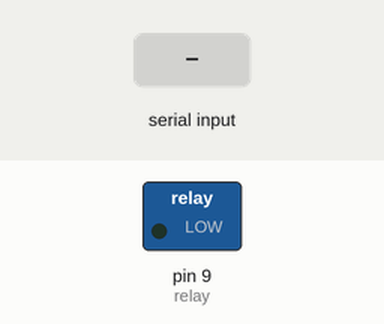
Bench run of a sketch on a simulated Arduino Uno, built with avr-gcc and run on an emulated ATmega328P. Shown: switched loads named in the sketch (green lamp = pin HIGH). Inputs (shaded band) come from the test bench.

Above: at 1.2 s.
1.3 s: "1" received over Serial
At 2.3 s:
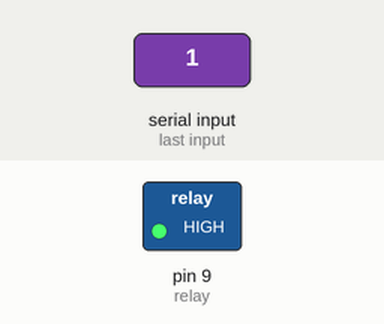
Timing chart, 0 to 6.5 s (numbered marks = the images above; inputs shaded):
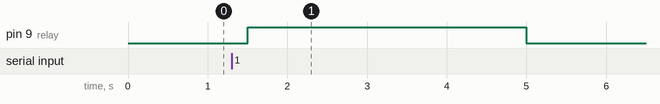

The sketch:

sketch.ino
```cpp
int relay = 9;
int missedHeartbeats = 0;
int maxMissedHeartbeats = 20;

void setup() {
  pinMode(relay, OUTPUT);
  Serial.begin(9600);
}

void loop() {
  missedHeartbeats++;
  if (Serial.available()) {
    char input = (char)Serial.read();
    if (input == '0') {
      digitalWrite(relay, LOW);
    } else if (input == '1') {
      digitalWrite(relay, HIGH);
    } else if (input == '2') {
      missedHeartbeats = 0;
    }
    input = ' ';
  }
  if (missedHeartbeats > maxMissedHeartbeats) {
    digitalWrite(relay, LOW);
  }
  delay(250);
}
```

Measured:
- after the input at 1.3 s, pin 9 (relay): LOW → HIGH after 0.20 s, → LOW 3.5 s later
